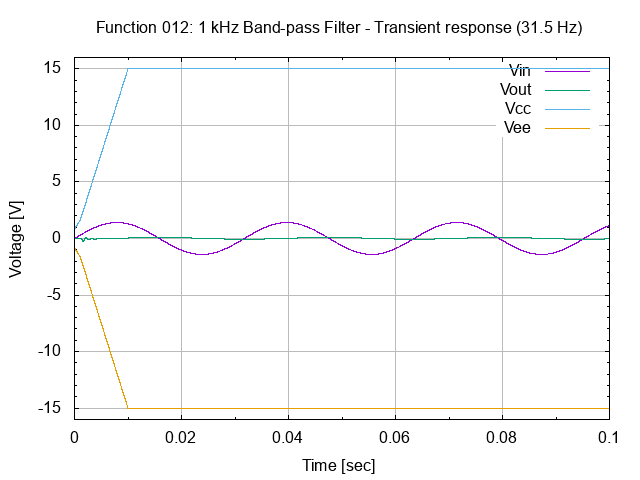

The script that saved this image:
# set terminal
set term png

# set graph
set output "26.012.00.01.03.01.png"
set title "Function 012: 1 kHz Band-pass Filter - Transient response (31.5 Hz)"

# setup Y-axis
set yrange [-16:16]
set grid ytics lt 1 lw 1 lc rgb "#bbbbbb"
set mytics
set ylabel "Voltage [V]"

# setup X-axis
set grid xtics lt 1 lw 1 lc rgb "#bbbbbb"
set mxtics
set xrange [0:0.1]
set xlabel "Time [sec]"

# setup plot style
set style data lines
plot '26.012.00.01.03.dat' using 1:2 title "Vin", \
     '26.012.00.01.03.dat' using 1:3 title "Vout", \
     '26.012.00.01.03.dat' using 1:4 title "Vcc", \
     '26.012.00.01.03.dat' using 1:5 title "Vee"

# set output back to default
set output

# reset terminal type
set terminal pop
